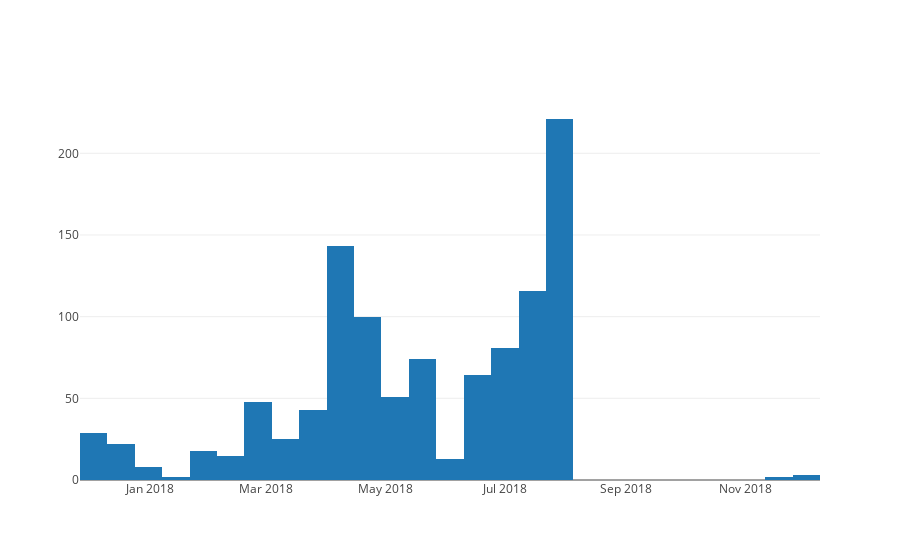

The cell this chart's notebook holds for it:
### Code cell
plotly.offline.iplot(data, filename='User register time histogram')

### Figure 1 — Plotly figure (JSON) as saved in the notebook; plotly's stock layout.template omitted (floating-point values rounded to 4 significant figures; data arrays with more than 128 entries replaced by an {"elided": "..."} marker saying what was removed)
{"data": [{"type": "histogram", "uid": "891197bf-b165-4813-b1a2-4a3d1418e73b", "x": {"elided": "1078 str values"}}], "layout": {}}
